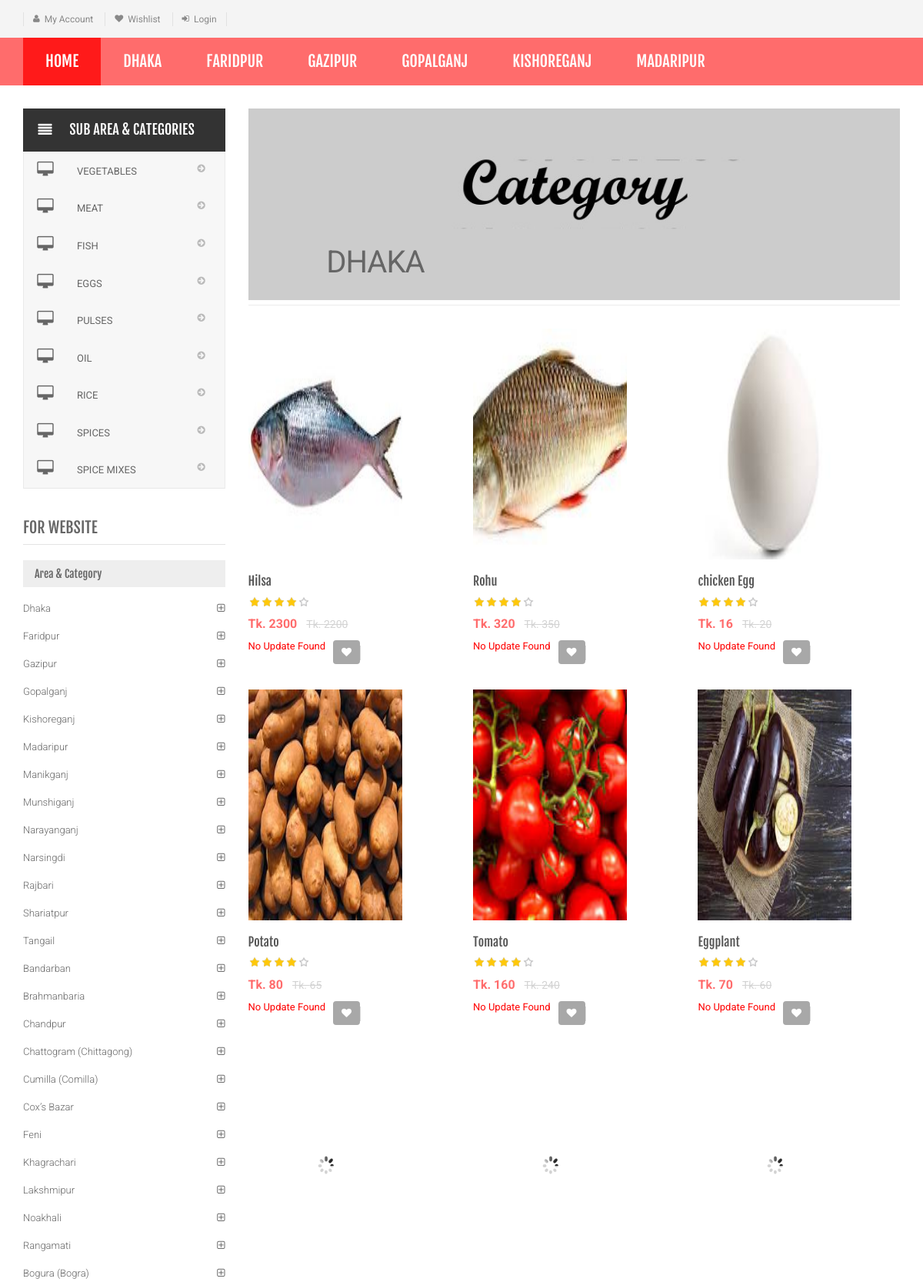
Page /Food/category.php?cid=10 (upper part) on the committed database.
### tables this page shows
CREATE TABLE `category` (
  `id` int(11) NOT NULL,
  `categoryName` varchar(255) DEFAULT NULL,
  `categoryDescription` longtext DEFAULT NULL,
  `creationDate` timestamp NOT NULL DEFAULT current_timestamp(),
  `updationDate` varchar(255) DEFAULT NULL
);

CREATE TABLE `subcategory` (
  `id` int(11) NOT NULL,
  `categoryid` int(11) DEFAULT NULL,
  `subcategory` varchar(255) DEFAULT NULL,
  `creationDate` timestamp NULL DEFAULT current_timestamp(),
  `updationDate` varchar(255) DEFAULT NULL
);

CREATE TABLE `products` (
  `id` int(11) NOT NULL,
  `category` int(11) NOT NULL,
  `subCategory` int(11) DEFAULT NULL,
  `productName` varchar(255) DEFAULT NULL,
  `productCompany` varchar(255) DEFAULT NULL,
  `productPrice` int(11) DEFAULT NULL,
  `productPriceBeforeDiscount` int(11) DEFAULT NULL,
  `productDescription` longtext DEFAULT NULL,
  `productImage1` varchar(255) DEFAULT NULL,
  `productImage2` varchar(255) DEFAULT NULL,
  `productImage3` varchar(255) DEFAULT NULL,
  `shippingCharge` int(11) DEFAULT NULL,
  `productAvailability` varchar(255) DEFAULT NULL,
  `postingDate` timestamp NULL DEFAULT current_timestamp(),
  `updationDate` varchar(255) DEFAULT NULL
);

### Food/category.php (the view, shortened to what this page needs)
<?php
include('includes/config.php');
$cid=intval($_GET['cid']);
?>
<!DOCTYPE html>
<html lang="en">
	<head>
	    <link rel="stylesheet" href="assets/css/bootstrap.min.css">
	    <link rel="stylesheet" href="assets/css/main.css">
	    <link rel="stylesheet" href="assets/css/red.css">
	    <link rel="stylesheet" href="assets/css/owl.carousel.css">
		<link rel="stylesheet" href="assets/css/owl.transitions.css">
		<link href="assets/css/lightbox.css" rel="stylesheet">
		<link rel="stylesheet" href="assets/css/animate.min.css">
		<link rel="stylesheet" href="assets/css/rateit.css">
		<link rel="stylesheet" href="assets/css/bootstrap-select.min.css">
		<link rel="stylesheet" href="assets/css/config.css">
		<link href="assets/css/green.css" rel="alternate stylesheet" title="Green color">
		<link href="assets/css/blue.css" rel="alternate stylesheet" title="Blue color">
		<link href="assets/css/red.css" rel="alternate stylesheet" title="Red color">
		<link href="assets/css/orange.css" rel="alternate stylesheet" title="Orange color">
		<link href="assets/css/dark-green.css" rel="alternate stylesheet" title="Darkgreen color">
		<link rel="stylesheet" href="assets/css/font-awesome.min.css">
	</head>
    <body class="cnt-home">
<header class="header-style-1">
<?php include('includes/top-header.php');?>
<?php include('includes/menu-bar.php');?>
</header>
<div class="body-content outer-top-xs">
	<div class='container'>
		<div class='row outer-bottom-sm'>
			<div class='col-md-3 sidebar'>
<div class="side-menu animate-dropdown outer-bottom-xs">
<div class="side-menu animate-dropdown outer-bottom-xs">
    <div class="head"><i class="icon fa fa-align-justify fa-fw"></i>Sub Area & Categories</div>
    <nav class="yamm megamenu-horizontal" role="navigation">
        <ul class="nav">
            <li class="dropdown menu-item">
              <?php $sql=mysqli_query($con,"select id,subcategory  from subcategory where categoryid='$cid'");
while($row=mysqli_fetch_array($sql))
{
    ?>
                <a href="sub-category.php?scid=<?php echo $row['id'];?>" class="dropdown-toggle"><i class="icon fa fa-desktop fa-fw"></i>
                <?php echo $row['subcategory'];?></a>
                <?php }?>
</li>
</ul>
    </nav>
</div>
</div>
	            <div class="sidebar-module-container">
	            	<h3 class="section-title">For website</h3>
	            	<div class="sidebar-filter">
<div class="sidebar-widget wow fadeInUp outer-bottom-xs ">
	<div class="widget-header m-t-20">
		<h4 class="widget-title">Area & Category</h4>
	</div>
	<div class="sidebar-widget-body m-t-10">
	         <?php $sql=mysqli_query($con,"select id,categoryName  from category");
while($row=mysqli_fetch_array($sql))
{
    ?>
		<div class="accordion">
	    	<div class="accordion-group">
	            <div class="accordion-heading">
	                <a href="category.php?cid=<?php echo $row['id'];?>"  class="accordion-toggle collapsed">
	                   <?php echo $row['categoryName'];?>
	                </a>
	            </div>
	        </div>
	    </div>
	    <?php } ?>
	</div>
</div>
	            	</div>
	            </div>
            </div>
			<div class='col-md-9'>
	<div id="category" class="category-carousel hidden-xs">
		<div class="item">
			<div class="image">
				<img src="assets/images/banners/cat-banner-1.jpg" alt="" class="img-responsive">
			</div>
			<div class="container-fluid">
				<div class="caption vertical-top text-left">
					<div class="big-text">
						<br />
					</div>
					       <?php $sql=mysqli_query($con,"select categoryName  from category where id='$cid'");
while($row=mysqli_fetch_array($sql))
{
    ?>
					<div class="excerpt hidden-sm hidden-md">
						<?php echo htmlentities($row['categoryName']);?>
					</div>
			<?php } ?>
				</div>
			</div>
		</div>
</div>
				<div class="search-result-container">
					<div id="myTabContent" class="tab-content">
						<div class="tab-pane active " id="grid-container">
							<div class="category-product  inner-top-vs">
								<div class="row">
			<?php
$ret=mysqli_query($con,"select * from products where category='$cid'");
$num=mysqli_num_rows($ret);
if($num>0)
{
while ($row=mysqli_fetch_array($ret))
{?>
		<div class="col-sm-6 col-md-4 wow fadeInUp">
			<div class="products">
	<div class="product">
		<div class="product-image">
			<div class="image">
				<a href="product-details.php?pid=<?php echo htmlentities($row['id']);?>"><img  src="assets/images/blank.gif" data-echo="admin/productimages/<?php echo htmlentities($row['id']);?>/<?php echo htmlentities($row['productImage1']);?>" alt="" width="200" height="300"></a>
			</div>
		</div>
		<div class="product-info text-left">
			<h3 class="name"><a href="product-details.php?pid=<?php echo htmlentities($row['id']);?>"><?php echo htmlentities($row['productName']);?></a></h3>
			<div class="rating rateit-small"></div>
			<div class="product-price">
				<span class="price">
					Tk. <?php echo htmlentities($row['productPrice']);?>			</span>
										     <span class="price-before-discount">Tk. <?php echo htmlentities($row['productPriceBeforeDiscount']);?></span>
			</div>
		</div>
					<div class="cart clearfix animate-effect">
				<div class="action">
					<ul class="list-unstyled">
						<li class="add-cart-button btn-group">
								<?php if($row['productAvailability']=='In Stock'){?>
								<?php } else {?>
							<div class="action" style="color:red">No Update Found</div>
					<?php } ?>
						</li>
		                <li class="lnk wishlist">
							<a class="add-to-wishlist" href="category.php?pid=<?php echo htmlentities($row['id'])?>&&action=wishlist" title="Wishlist">
								 <i class="icon fa fa-heart"></i>
							</a>
						</li>
					</ul>
				</div>
			</div>
			</div>
			</div>
		</div>
	  <?php } } else {?>
		<div class="col-sm-6 col-md-4 wow fadeInUp"> <h3>No Product Found</h3>
		</div>
<?php } ?>
										</div>
							</div>
						</div>
				</div>
			</div>
		</div></div>
</div>
</div>
</body>
</html>

### Food/includes/menu-bar.php (shortened to what this page needs)
<div class="header-nav animate-dropdown">
    <div class="container">
        <div class="yamm navbar navbar-default" role="navigation">
            <div class="nav-bg-class">
                <div class="navbar-collapse collapse" id="mc-horizontal-menu-collapse">
	<div class="nav-outer">
		<ul class="nav navbar-nav">
			<li class="active dropdown yamm-fw">
				<a href="index.php" data-hover="dropdown" class="dropdown-toggle">Home</a>
			</li>
              <?php $sql=mysqli_query($con,"select id,categoryName  from category limit 6");
while($row=mysqli_fetch_array($sql))
{
    ?>
			<li class="dropdown yamm">
				<a href="category.php?cid=<?php echo $row['id'];?>"> <?php echo $row['categoryName'];?></a>
			</li>
			<?php } ?>
		</ul>
		<div class="clearfix"></div>
	</div>
</div>
            </div>
        </div>
    </div>
</div>

### Food/assets/css/red.css (style rules this page uses)
a { color: #ff6c6c; }
.header-style-1 .header-nav { background: #ff6c6c; }
.cnt-home .header-style-1 .header-nav .navbar .navbar-nav > li.active { background: #ff1a1a; }
.product .product-info .product-price .price { color: #ff6c6c; }
.sidebar .sidebar-module-container .sidebar-widget .sidebar-widget-body .accordion .accordion-group .accordion-heading .accordion-toggle, .sidebar .sidebar-module-container .sidebar-widget .sidebar-widget-body .accordion .accordion-group .accordion-heading .accordion-toggle:hover, .sidebar .sidebar-module-container .sidebar-widget .sidebar-widget-body .accordion .accordion-group .accordion-heading .accordion-toggle:focus, .sidebar .sidebar-module-container .sidebar-widget .sidebar-widget-body .accordion .accordion-group .accordion-heading .accordion-toggle:after { color: #ff6c6c; }

### Food/assets/css/lightbox.css (style rules this page uses)
body:after { content: url(../images/close.png) url(../images/loading.gif) url(../images/prev.png) url(../images/next.png); display: none; }

### Food/assets/css/rateit.css (style rules this page uses)
.rateit { display: -moz-inline-box; display: inline-block; position: relative; -webkit-user-select: none; -khtml-user-select: none; -moz-user-select: none; -o-user-select: none; -ms-user-select: none; user-select: none; -webkit-touch-callout: none; }

### Food/assets/css/green.css (style rules this page uses)
a { color: #abd07e; }
.header-style-1 .header-nav { background: #abd07e; }
.cnt-home .header-style-1 .header-nav .navbar .navbar-nav > li.active { background: #84b943; }
.product .product-info .product-price .price { color: #abd07e; }
.sidebar .sidebar-module-container .sidebar-widget .sidebar-widget-body .accordion .accordion-group .accordion-heading .accordion-toggle, .sidebar .sidebar-module-container .sidebar-widget .sidebar-widget-body .accordion .accordion-group .accordion-heading .accordion-toggle:hover, .sidebar .sidebar-module-container .sidebar-widget .sidebar-widget-body .accordion .accordion-group .accordion-heading .accordion-toggle:focus, .sidebar .sidebar-module-container .sidebar-widget .sidebar-widget-body .accordion .accordion-group .accordion-heading .accordion-toggle:after { color: #abd07e; }

### Food/assets/css/blue.css (style rules this page uses)
a { color: #3498db; }
.header-style-1 .header-nav { background: #3498db; }
.cnt-home .header-style-1 .header-nav .navbar .navbar-nav > li.active { background: #1d6ca1; }
.product .product-info .product-price .price { color: #3498db; }
.sidebar .sidebar-module-container .sidebar-widget .sidebar-widget-body .accordion .accordion-group .accordion-heading .accordion-toggle, .sidebar .sidebar-module-container .sidebar-widget .sidebar-widget-body .accordion .accordion-group .accordion-heading .accordion-toggle:hover, .sidebar .sidebar-module-container .sidebar-widget .sidebar-widget-body .accordion .accordion-group .accordion-heading .accordion-toggle:focus, .sidebar .sidebar-module-container .sidebar-widget .sidebar-widget-body .accordion .accordion-group .accordion-heading .accordion-toggle:after { color: #3498db; }

### Food/assets/css/orange.css (style rules this page uses)
a { color: #f39c12; }
.header-style-1 .header-nav { background: #f39c12; }
.cnt-home .header-style-1 .header-nav .navbar .navbar-nav > li.active { background: #ab6c09; }
.product .product-info .product-price .price { color: #f39c12; }
.sidebar .sidebar-module-container .sidebar-widget .sidebar-widget-body .accordion .accordion-group .accordion-heading .accordion-toggle, .sidebar .sidebar-module-container .sidebar-widget .sidebar-widget-body .accordion .accordion-group .accordion-heading .accordion-toggle:hover, .sidebar .sidebar-module-container .sidebar-widget .sidebar-widget-body .accordion .accordion-group .accordion-heading .accordion-toggle:focus, .sidebar .sidebar-module-container .sidebar-widget .sidebar-widget-body .accordion .accordion-group .accordion-heading .accordion-toggle:after { color: #f39c12; }

### rows in the picture
category: categoryName "DHAKA", categoryName "Dhaka"
category: categoryName "FARIDPUR", categoryName "Faridpur"
category: categoryName "GAZIPUR", categoryName "Gazipur"
category: categoryName "GOPALGANJ", categoryName "Gopalganj"
category: categoryName "KISHOREGANJ", categoryName "Kishoreganj"
category: categoryName "MADARIPUR", categoryName "Madaripur"
subcategory: subcategory "VEGETABLES"
subcategory: subcategory "MEAT"
subcategory: subcategory "FISH"
subcategory: subcategory "EGGS"
subcategory: subcategory "PULSES"
subcategory: subcategory "OIL"
subcategory: subcategory "RICE"
subcategory: subcategory "SPICES"
subcategory: subcategory "SPICE MIXES"
category: categoryName "Manikganj"
category: categoryName "Munshiganj"
category: categoryName "Narayanganj"
category: categoryName "Narsingdi"
category: categoryName "Rajbari"
category: categoryName "Shariatpur"
category: categoryName "Tangail"
category: categoryName "Bandarban"
category: categoryName "Brahmanbaria"
category: categoryName "Chandpur"
category: categoryName "Chattogram (Chittagong)"
category: categoryName "Cumilla (Comilla)"
category: categoryName "Cox’s Bazar"
category: categoryName "Feni"
category: categoryName "Khagrachari"
category: categoryName "Lakshmipur"
category: categoryName "Noakhali"
category: categoryName "Rangamati"
category: categoryName "Bogura (Bogra)"
products: productImage1 (picture), productName "Hilsa", productPrice "2300", productPriceBeforeDiscount "2200", productAvailability "No Update Found"
products: productImage1 (picture), productName "Rohu", productPrice "320", productPriceBeforeDiscount "350", productAvailability "No Update Found"
products: productImage1 (picture), productName "chicken Egg", productPrice "16", productPriceBeforeDiscount "20", productAvailability "No Update Found"
products: productImage1 (picture), productName "Potato", productPrice "80", productPriceBeforeDiscount "65", productAvailability "No Update Found"
products: productImage1 (picture), productName "Tomato", productPrice "160", productPriceBeforeDiscount "240", productAvailability "No Update Found"
products: productImage1 (picture), productName "Eggplant", productPrice "70", productPriceBeforeDiscount "60", productAvailability "No Update Found"
